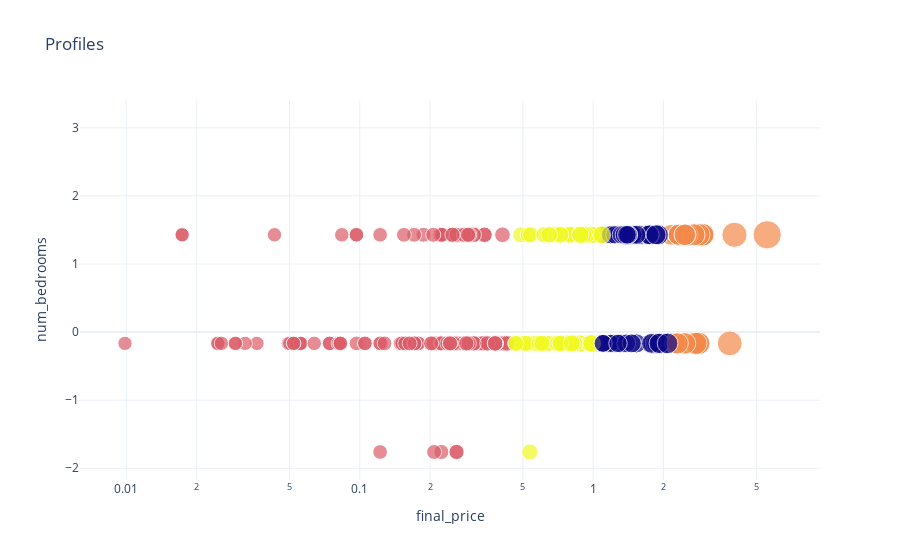

The notebook cell saved with this chart:
### Markdown cell above
# Exploratory Data Analysis (EDA) Part 2/2

### Code cell
profile = Profiler(df)
size = (profile.ds - profile.ds.min())  / (profile.ds.max() - profile.ds.min())
features = ['m2', 'final_price']
profile.classify(features, n_clusters=8)
profile.plot(x='final_price', y='num_bedrooms', color='class', size=size['final_price'])

### Figure 1 — Plotly figure (JSON) as saved in the notebook; plotly's stock layout.template omitted (floating-point values rounded to 4 significant figures; data arrays with more than 128 entries replaced by an {"elided": "..."} marker saying what was removed)
{"data": [{"hovertemplate": "final_price=%{x}<br>num_bedrooms=%{y}<br>size=%{marker.size}<br>class=%{marker.color}<extra></extra>", "legendgroup": "", "marker": {"color": {"elided": "981 int values"}, "coloraxis": "coloraxis", "size": {"elided": "981 float values"}, "sizemode": "area", "sizeref": 0.0025, "symbol": "circle"}, "mode": "markers", "name": "", "orientation": "v", "showlegend": false, "type": "scatter", "x": {"elided": "981 float values"}, "xaxis": "x", "y": {"elided": "981 float values"}, "yaxis": "y"}], "layout": {"coloraxis": {"colorbar": {"title": {"text": "class"}}, "colorscale": [[0, "#0d0887"], [0.1111, "#46039f"], [0.2222, "#7201a8"], [0.3333, "#9c179e"], [0.4444, "#bd3786"], [0.5556, "#d8576b"], [0.6667, "#ed7953"], [0.7778, "#fb9f3a"], [0.8889, "#fdca26"], [1, "#f0f921"]], "showscale": false}, "legend": {"itemsizing": "constant", "tracegroupgap": 0}, "title": {"text": "Profiles"}, "xaxis": {"anchor": "y", "domain": [0, 1], "title": {"text": "final_price"}, "type": "log"}, "yaxis": {"anchor": "x", "domain": [0, 1], "title": {"text": "num_bedrooms"}}}}
